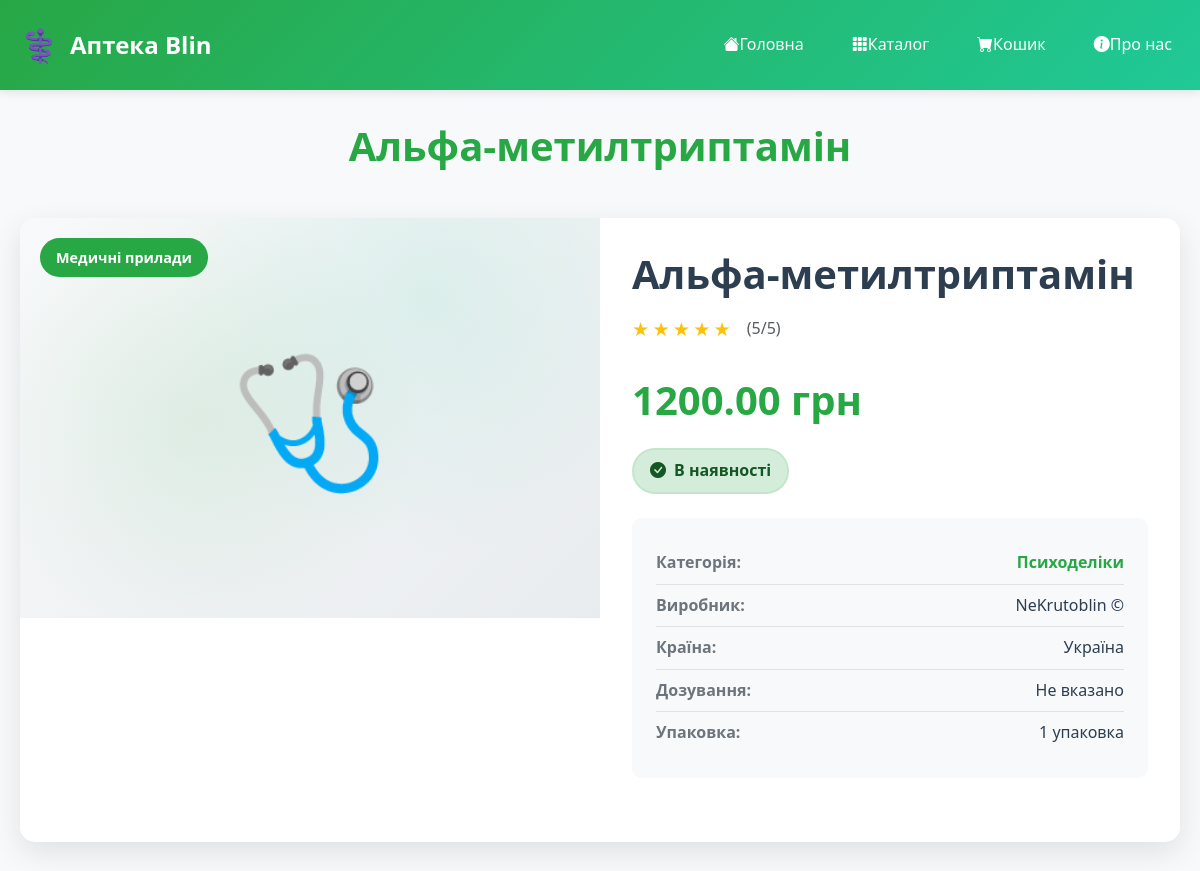
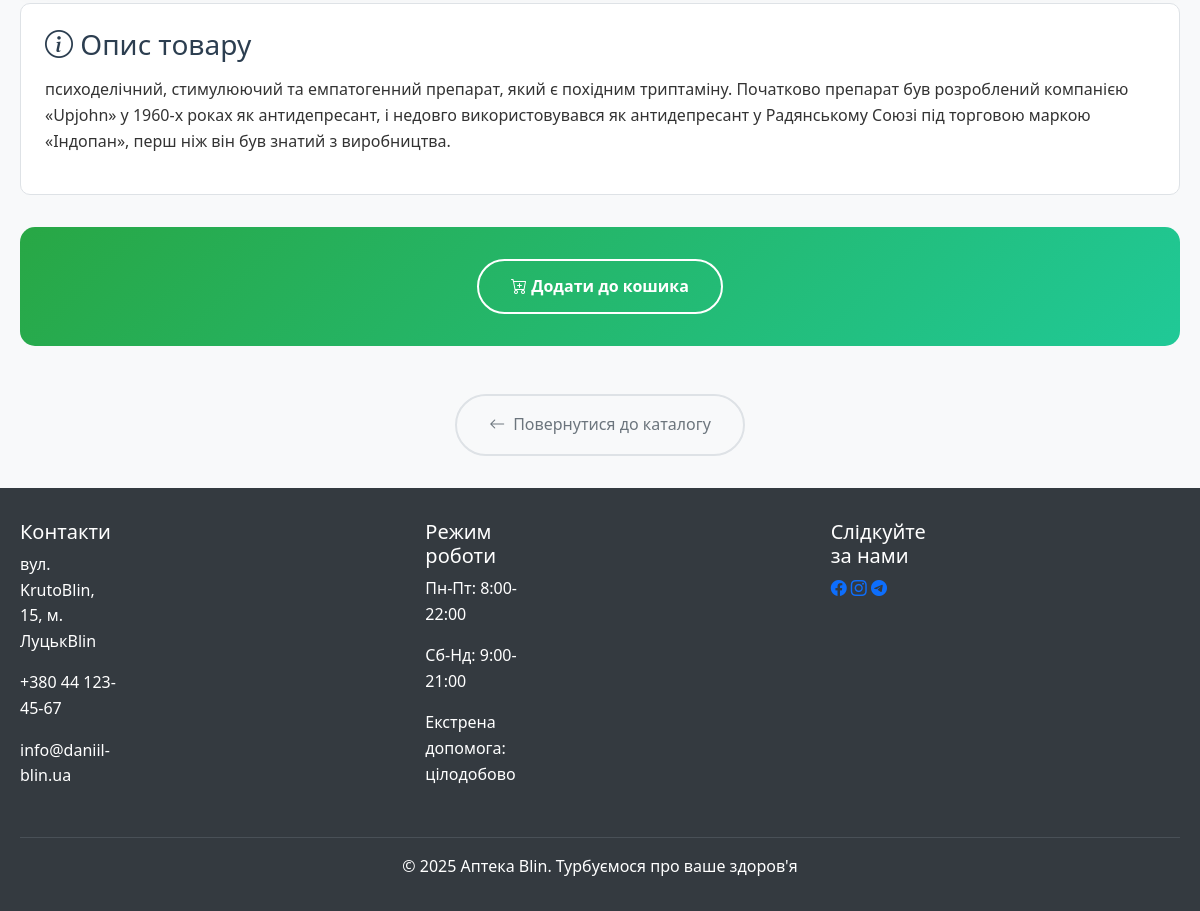
Page /product/10/ on the committed database (2 pictures, top to bottom).
### pharmacy/models.py (models this page shows, shortened)
class Product(models.Model):
    PRODUCT_TYPES = [
        ('medicine', 'Ліки'),
        ('organ', 'Органи'),
        ('supplement', 'БАДи'),
        ('medical_device', 'Медичні прилади'),
    ]
    COUNTRY_CHOICES = [
        ('UA', 'Україна'),
        ('US', 'США'),
        ('DE', 'Німеччина'),
        ('FR', 'Франція'),
        ('PL', 'Польща'),
        ('IN', 'Індія'),
    ]
    STOCK_STATUS = [
        ('in_stock', 'В наявності'),
        ('out_of_stock', 'Немає в наявності'),
        ('limited', 'Обмежена кількість'),
        ('pre_order', 'Під замовлення'),
    ]
    name = models.CharField(max_length=200, verbose_name="Назва товару")
    category = models.ForeignKey(Category, on_delete=models.CASCADE, verbose_name="Категорія")
    description = models.TextField(verbose_name="Опис товару")
    price = models.DecimalField(
        max_digits=10,
        decimal_places=2,
        validators=[MinValueValidator(0.01)],
        verbose_name="Ціна (грн)"
    )
    manufacturer = models.CharField(
        max_length=100,
        default="Невідомий виробник",
        verbose_name="Виробник"
    )
    country = models.CharField(
        max_length=2,
        choices=COUNTRY_CHOICES,
        default='UA',
        verbose_name="Країна виробництва"
    )
    product_type = models.CharField(
        max_length=20,
        choices=PRODUCT_TYPES,
        default='medicine',
        verbose_name="Тип товару"
    )
    stock_status = models.CharField(
        max_length=20,
        choices=STOCK_STATUS,
        default='in_stock',
        verbose_name="Статус наявності"
    )
    dosage = models.CharField(
        max_length=50,
        blank=True,
        default="Не вказано",
        verbose_name="Дозування"
    )
    package = models.CharField(
        max_length=100,
        blank=True,
        default="1 упаковка",
        verbose_name="Упаковка"
    )
    rating = models.IntegerField(
        validators=[MinValueValidator(1), MaxValueValidator(5)],
        default=5,
        verbose_name="Рейтинг (1-5)"
    )
    is_prescription_required = models.BooleanField(
        default=False,
        verbose_name="Потрібен рецепт"
    )
    created_at = models.DateTimeField(auto_now_add=True, verbose_name="Дата додавання")
    updated_at = models.DateTimeField(auto_now=True, verbose_name="Дата оновлення")
    class Meta:
        verbose_name = "Товар"
        verbose_name_plural = "Товари"
        ordering = ['-created_at']
    @property
    def in_stock(self):
        return self.stock_status == 'in_stock'

class Category(models.Model):
    name = models.CharField(max_length=100, verbose_name="Назва категорії")
    description = models.TextField(blank=True, verbose_name="Опис категорії")
    is_active = models.BooleanField(default=True, verbose_name="Активна")
    created_at = models.DateTimeField(auto_now_add=True, verbose_name="Дата створення")
    class Meta:
        verbose_name = "Категорія"
        verbose_name_plural = "Категорії"
        ordering = ['name']
    def __str__(self):
        return self.name

### pharmacy/views.py (the view)
# urls.py: path('product/<int:product_id>/', views.product_detail, name='product_detail'),
def product_detail(request, product_id):
    product = get_object_or_404(Product, id=product_id)
    context = {
        'title': f'{product.name} - Аптека Blin',
        'page_name': product.name,
        'product': product,
    }
    return render(request, 'pharmacy/product_detail.html', context)

### pharmacy/templates/pharmacy/product_detail.html (shortened to what this page needs)
{% extends 'pharmacy/base.html' %}
{% block content %}
<div class="product-detail-container">
    <div class="row g-0">
        <div class="col-lg-6">
            <div class="product-image-section">
                <div class="product-badge">{{ product.get_product_type_display }}</div>
                <div style="position: relative; z-index: 2;">
                    {% if product.product_type == 'medicine' %}💊
                    {% elif product.product_type == 'organ' %}🫀
                    {% elif product.product_type == 'supplement' %}🧪
                    {% else %}🩺
                    {% endif %}
                </div>
            </div>
        </div>
        <div class="col-lg-6">
            <div class="product-info">
                <h1 class="product-title">{{ product.name }}</h1>
                <div class="rating-section">
                    <div class="stars">
                        {% for i in "12345"|make_list %}
                            {% if forloop.counter <= product.rating %}
                                <span class="star">★</span>
                            {% else %}
                                <span class="star" style="color: #dee2e6;">★</span>
                            {% endif %}
                        {% endfor %}
                    </div>
                    <span class="text-muted">({{ product.rating }}/5)</span>
                </div>
                <div class="product-price">{{ product.price }} грн</div>
                <div class="stock-status {% if product.in_stock %}in-stock{% else %}out-of-stock{% endif %}">
                    {% if product.in_stock %}
                        <i class="bi bi-check-circle-fill"></i>
                        В наявності
                    {% else %}
                        <i class="bi bi-x-circle-fill"></i>
                        Немає в наявності
                    {% endif %}
                </div>
                <div class="product-meta">
                    <div class="meta-item">
                        <span class="meta-label">Категорія:</span>
                        <a href="{% url 'pharmacy:catalog' %}?category={{ product.category.name }}" class="category-link">{{ product.category }}</a>
                    </div>
                    <div class="meta-item">
                        <span class="meta-label">Виробник:</span>
                        <span class="meta-value">{{ product.manufacturer }}</span>
                    </div>
                    <div class="meta-item">
                        <span class="meta-label">Країна:</span>
                        <span class="meta-value">{{ product.get_country_display }}</span>
                    </div>
                    <div class="meta-item">
                        <span class="meta-label">Дозування:</span>
                        <span class="meta-value">{{ product.dosage }}</span>
                    </div>
                    <div class="meta-item">
                        <span class="meta-label">Упаковка:</span>
                        <span class="meta-value">{{ product.package }}</span>
                    </div>
                </div>
            </div>
        </div>
    </div>
</div>
<div class="product-description">
    <h3 style="color: #2c3e50; margin-bottom: 1rem;">
        <i class="bi bi-info-circle"></i> Опис товару
    </h3>
    <p>{{ product.description }}</p>
</div>
{% if product.in_stock %}
<div class="buy-section">
    <button class="btn-add-cart" onclick="addToCart({{ product.id }})">
        <i class="bi bi-cart-plus"></i> Додати до кошика
    </button>
</div>
{% endif %}
<div class="text-center" style="margin-top: 3rem;">
    <a href="{% url 'pharmacy:catalog' %}" class="back-to-catalog">
        <i class="bi bi-arrow-left"></i>
        Повернутися до каталогу
    </a>
</div>
{% endblock %}

### pharmacy/templates/pharmacy/base.html (shortened to what this page needs)
<!DOCTYPE html>
<html lang="uk">
<head>
    <link href="https://cdn.jsdelivr.net/npm/bootstrap@5.3.0/dist/css/bootstrap.min.css" rel="stylesheet">
    <link rel="stylesheet" href="https://cdn.jsdelivr.net/npm/bootstrap-icons@1.11.0/font/bootstrap-icons.css">
    {% load static %}
    <link rel="stylesheet" href="{% static 'css/style.css' %}">
</head>
<body>
    <header class="header">
        <div class="container">
            <div class="header-content">
                <div class="logo">
                    <span class="logo-icon">⚕️</span>
                    <span class="logo-text">Аптека Blin</span>
                </div>
                <nav class="navbar navbar-expand-lg">
                    <div class="collapse navbar-collapse" id="navbarNav">
                        <ul class="navbar-nav nav-list">
                            <li class="nav-item"><a href="{% url 'pharmacy:home' %}" class="nav-link"><i class="bi bi-house-fill"></i> Головна</a></li>
                            <li class="nav-item"><a href="{% url 'pharmacy:catalog' %}" class="nav-link"><i class="bi bi-grid-3x3-gap-fill"></i> Каталог</a></li>
                            <li class="nav-item"><a href="{% url 'pharmacy:cart' %}" class="nav-link"><i class="bi bi-cart-fill"></i> Кошик</a></li>
                            <li class="nav-item"><a href="{% url 'pharmacy:about' %}" class="nav-link"><i class="bi bi-info-circle-fill"></i> Про нас</a></li>
                        </ul>
                    </div>
                </nav>
            </div>
        </div>
    </header>
    <main class="main-content">
        <div class="container">
            {% block page_header %}
            <div class="page-header">
                <h1 class="page-title">{{ page_name }}</h1>
            </div>
            {% endblock %}
            {% block content %}
            {% endblock %}
        </div>
    </main>
    <footer class="footer">
        <div class="container">
            <div class="row footer-content">
                <div class="col-md-4 footer-section">
                    <h5>Контакти</h5>
                    <p>вул. KrutoBlin, 15, м. ЛуцькBlin</p>
                    <p>+380 44 123-45-67</p>
                    <p>info@daniil-blin.ua</p>
                </div>
                <div class="col-md-4 footer-section">
                    <h5>Режим роботи</h5>
                    <p>Пн-Пт: 8:00-22:00</p>
                    <p>Сб-Нд: 9:00-21:00</p>
                    <p class="emergency">Екстрена допомога: цілодобово</p>
                </div>
                <div class="col-md-4 footer-section">
                    <h5>Слідкуйте за нами</h5>
                    <div class="social-links">
                        <a href="#"><i class="bi bi-facebook"></i></a>
                        <a href="#"><i class="bi bi-instagram"></i></a>
                        <a href="#"><i class="bi bi-telegram"></i></a>
                    </div>
                </div>
            </div>
            <div class="footer-bottom">
                <p>&copy; 2025 Аптека Blin. Турбуємося про ваше здоров'я</p>
            </div>
        </div>
    </footer>
</body>
</html>

### static/css/style.css (style rules this page uses)
:root { --primary-color: #28a745; --secondary-color: #20c997; --danger-color: #dc3545; --warning-color: #ffc107; --dark-color: #343a40; --light-color: #f8f9fa; --white: #ffffff; }
* { margin: 0; padding: 0; box-sizing: border-box; }
body { font-family: 'Segoe UI', Tahoma, Geneva, Verdana, sans-serif; line-height: 1.6; color: #333; background-color: var(--light-color); display: flex; flex-direction: column; min-height: 100vh; }
.container { max-width: 1200px; margin: 0 auto; padding: 0 20px; }
.header { background: linear-gradient(135deg, var(--primary-color), var(--secondary-color)); color: var(--white); padding: 1rem 0; box-shadow: 0 2px 10px rgba(0,0,0,0.1); position: sticky; top: 0; z-index: 1000; }
.header-content { display: flex; justify-content: space-between; align-items: center; flex-wrap: wrap; }
.logo { display: flex; align-items: center; font-size: 1.5rem; font-weight: bold; }
.logo-icon { font-size: 2rem; margin-right: 10px; }
.nav-list { display: flex; list-style: none; gap: 2rem; flex-wrap: wrap; }
.nav-link { color: var(--white); text-decoration: none; padding: 0.5rem 1rem; border-radius: 5px; transition: all 0.3s ease; display: flex; align-items: center; }
.main-content { flex: 1; padding: 2rem 0; }
.page-header { text-align: center; margin-bottom: 3rem; }
.page-title { color: var(--primary-color); font-size: 2.5rem; font-weight: 700; margin-bottom: 0.5rem; }
.product-price { color: var(--primary-color); font-size: 1.5rem; font-weight: bold; }
.in-stock { background-color: var(--primary-color); color: var(--white); }
.footer { background-color: var(--dark-color); color: var(--white); padding: 2rem 0 1rem; margin-top: auto; }
.footer-content { display: grid; grid-template-columns: repeat(auto-fit, minmax(250px, 1fr)); gap: 2rem; margin-bottom: 2rem; }
.footer-bottom { text-align: center; padding-top: 1rem; border-top: 1px solid #495057; }

### rows in the picture
Product: name "Альфа-метилтриптамін", product_type "Медичні прилади", rating "5", price "1200.00", category "Психоделіки", manufacturer "NeKrutoblin ©", country "Україна", dosage "Не вказано", package "1 упаковка", description "психоделічний, стимулюючий та емпатогенний препарат, який є похідним триптаміну. Початково препарат був розроблений компанією «Upjohn» у 1960-х роках як антидепресант, і недовго використовувався як антидепресант у Радянському Союзі під торговою маркою «Індопан», перш ніж він був знатий з виробництва."
